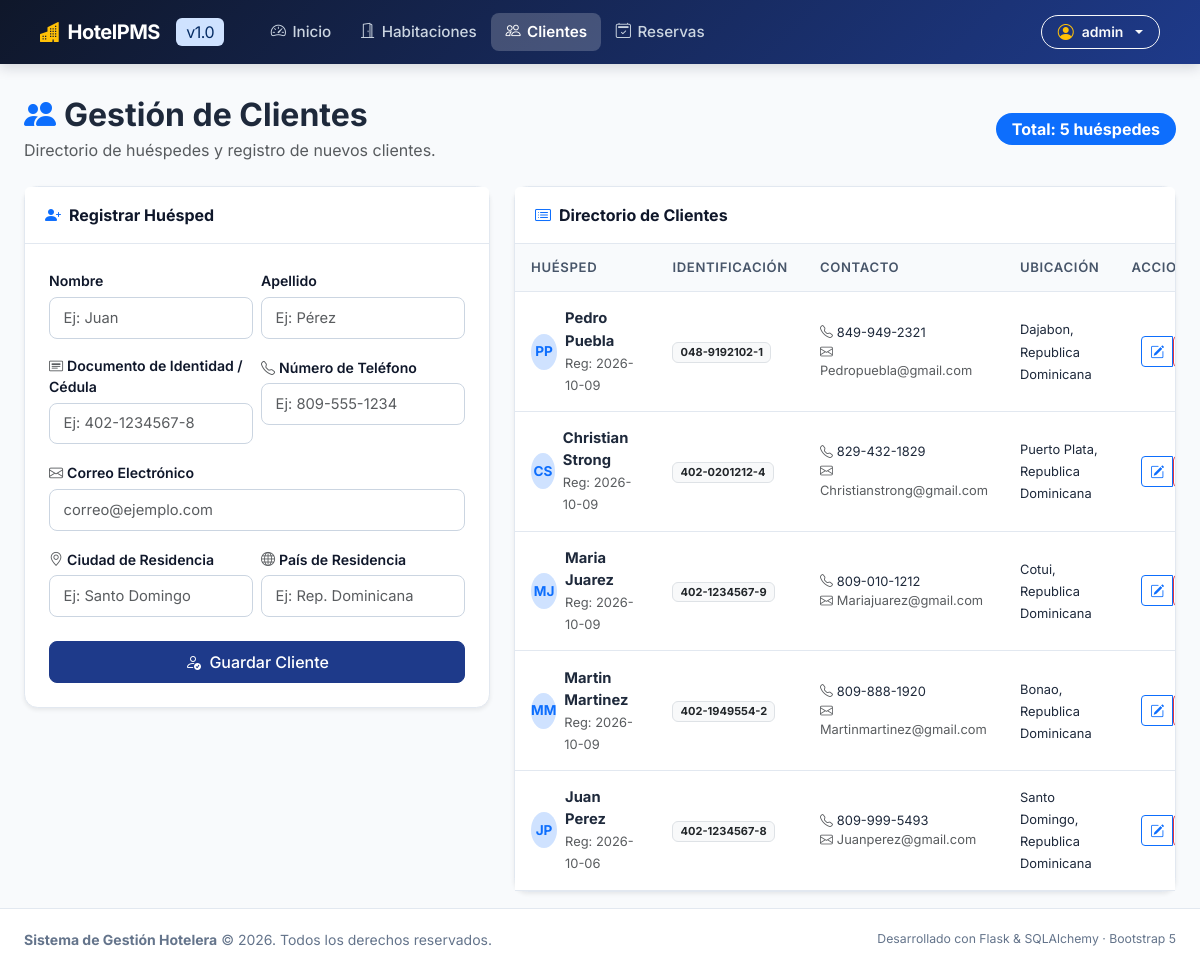
Screenshot of /clientes (signed in) with the database file from the repository.
### app/models.py (models this page shows, shortened)
class Usuario(database.Model, UserMixin):
    __tablename__ = "usuarios"
    id: Mapped[int] = mapped_column(primary_key=True)
    username: Mapped[str] = mapped_column(String(50), unique=True, index=True)
    email: Mapped[str] = mapped_column(String(120), unique=True, index=True)
    password_hash: Mapped[str] = mapped_column(String(255))
    nombre_completo: Mapped[str | None] = mapped_column(String(100), default=None)
    rol: Mapped[str] = mapped_column(String(20), default="admin")
    fecha_creacion: Mapped[date] = mapped_column(default=date.today)

class Cliente(database.Model):
    __tablename__ = "clientes"
    id: Mapped[int] = mapped_column(primary_key=True)
    nombre: Mapped[str] = mapped_column(String(60))
    apellido: Mapped[str] = mapped_column(String(60))
    id_documento: Mapped[str] = mapped_column(String(30), unique=True)
    telefono: Mapped[str] = mapped_column(String(25))
    correo: Mapped[str] = mapped_column(String(120), unique=True)
    ciudad_residencia: Mapped[str | None] = mapped_column(String(80), nullable=True)
    pais_residencia: Mapped[str | None] = mapped_column(String(80), nullable=True)
    fecha_registro: Mapped[date] = mapped_column(default=date.today)

### app/routes.py (the view, shortened to what this page needs)
@aplicacion.route("/clientes", methods=["GET", "POST"])
@login_required
def clientes():
    formulario = ClienteForm()
    lista_clientes = Cliente.query.order_by(Cliente.id.desc()).all()
    return render_template("clientes.html", formulario=formulario, clientes=lista_clientes)

### app/templates/clientes.html (shortened to what this page needs)
{% extends "base.html" %}
{% block content %}
<div class="row mb-4 align-items-center">
    <div class="col-md-8">
        <h2 class="fw-bold mb-1">
            <i class="bi bi-people-fill text-primary me-2"></i>Gestión de Clientes
        </h2>
        <p class="text-muted mb-0">Directorio de huéspedes y registro de nuevos clientes.</p>
    </div>
    <div class="col-md-4 text-md-end mt-3 mt-md-0">
        <span class="badge bg-primary fs-6 px-3 py-2 rounded-pill">
            Total: {{ clientes|length }} huéspedes
        </span>
    </div>
</div>
<div class="row g-4">
    <div class="col-lg-5">
        <div class="card card-hotel shadow-sm">
            <div class="card-header bg-white">
                <span class="fw-bold d-flex align-items-center gap-2">
                    <i class="bi bi-person-plus-fill text-primary"></i>
                    <span>Registrar Huésped</span>
                </span>
            </div>
            <div class="card-body p-4">
                <form method="POST" novalidate>
                    <div class="row g-2 mb-3">
                        <div class="col-sm-6">
                            <label class="form-label" for="{{ formulario.nombre.id }}">
                                {{ formulario.nombre.label.text }}
                            </label>
                            {{ formulario.nombre(class="form-control" + (" is-invalid" if formulario.nombre.errors else ""), placeholder="Ej: Juan") }}
                        </div>
                        <div class="col-sm-6">
                            <label class="form-label" for="{{ formulario.apellido.id }}">
                                {{ formulario.apellido.label.text }}
                            </label>
                            {{ formulario.apellido(class="form-control" + (" is-invalid" if formulario.apellido.errors else ""), placeholder="Ej: Pérez") }}
                        </div>
                    </div>
                    <div class="row g-2 mb-3">
                        <div class="col-sm-6">
                            <label class="form-label" for="{{ formulario.id_documento.id }}">
                                <i class="bi bi-card-heading text-muted me-1"></i>{{ formulario.id_documento.label.text }}
                            </label>
                            {{ formulario.id_documento(class="form-control" + (" is-invalid" if formulario.id_documento.errors else ""), placeholder="Ej: 402-1234567-8") }}
                        </div>
                        <div class="col-sm-6">
                            <label class="form-label" for="{{ formulario.telefono.id }}">
                                <i class="bi bi-telephone text-muted me-1"></i>{{ formulario.telefono.label.text }}
                            </label>
                            {{ formulario.telefono(class="form-control" + (" is-invalid" if formulario.telefono.errors else ""), placeholder="Ej: 809-555-1234") }}
                        </div>
                    </div>
                    <div class="mb-3">
                        <label class="form-label" for="{{ formulario.correo.id }}">
                            <i class="bi bi-envelope text-muted me-1"></i>{{ formulario.correo.label.text }}
                        </label>
                        {{ formulario.correo(class="form-control" + (" is-invalid" if formulario.correo.errors else ""), placeholder="correo@ejemplo.com", type="email") }}
                    </div>
                    <div class="row g-2 mb-4">
                        <div class="col-sm-6">
                            <label class="form-label" for="{{ formulario.ciudad_residencia.id }}">
                                <i class="bi bi-geo-alt text-muted me-1"></i>{{ formulario.ciudad_residencia.label.text }}
                            </label>
                            {{ formulario.ciudad_residencia(class="form-control" + (" is-invalid" if formulario.ciudad_residencia.errors else ""), placeholder="Ej: Santo Domingo") }}
                        </div>
                        <div class="col-sm-6">
                            <label class="form-label" for="{{ formulario.pais_residencia.id }}">
                                <i class="bi bi-globe text-muted me-1"></i>{{ formulario.pais_residencia.label.text }}
                            </label>
                            {{ formulario.pais_residencia(class="form-control" + (" is-invalid" if formulario.pais_residencia.errors else ""), placeholder="Ej: Rep. Dominicana") }}
                        </div>
                    </div>
                    <div class="d-grid">
                        <button type="submit" class="btn btn-hotel-primary">
                            <i class="bi bi-person-check me-1"></i> Guardar Cliente
                        </button>
                    </div>
                </form>
            </div>
        </div>
    </div>
    <div class="col-lg-7">
        <div class="card card-hotel shadow-sm">
            <div class="card-header bg-white">
                <span class="fw-bold d-flex align-items-center gap-2">
                    <i class="bi bi-card-list text-primary"></i>
                    <span>Directorio de Clientes</span>
                </span>
            </div>
            <div class="card-body p-0">
                <div class="table-responsive">
                    <table class="table table-hotel align-middle mb-0">
                        <thead>
                            <tr>
                                <th>Huésped</th>
                                <th>Identificación</th>
                                <th>Contacto</th>
                                <th>Ubicación</th>
                                <th class="text-end">Acciones</th>
                            </tr>
                        </thead>
                        <tbody>
                            {% if clientes %}
                                {% for cliente in clientes %}
                                <tr>
                                    <td>
                                        <div class="d-flex align-items-center">
                                            <div class="rounded-circle bg-primary-subtle text-primary fw-bold d-flex align-items-center justify-content-center me-2" style="width: 36px; height: 36px; font-size: 0.85rem;">
                                                {{ cliente.nombre[:1] }}{{ cliente.apellido[:1] }}
                                            </div>
                                            <div>
                                                <div class="fw-bold">{{ cliente.nombre }} {{ cliente.apellido }}</div>
                                                <span class="small text-muted">Reg: {{ cliente.fecha_registro }}</span>
                                            </div>
                                        </div>
                                    </td>
                                    <td>
                                        <span class="badge bg-light text-dark border">
                                            {{ cliente.id_documento }}
                                        </span>
                                    </td>
                                    <td>
                                        <div class="small">
                                            <i class="bi bi-telephone text-muted me-1"></i>{{ cliente.telefono }}
                                        </div>
                                        <div class="small text-muted">
                                            <i class="bi bi-envelope text-muted me-1"></i>{{ cliente.correo }}
                                        </div>
                                    </td>
                                    <td>
                                        <span class="small">
                                            {{ cliente.ciudad_residencia or 'N/D' }}, {{ cliente.pais_residencia or '' }}
                                        </span>
                                    </td>
                                    <td class="text-end">
                                        <div class="btn-group" role="group">
                                            <a href="{{ url_for('editar_cliente', id=cliente.id) }}" class="btn btn-outline-primary btn-sm" title="Editar">
                                                <i class="bi bi-pencil-square"></i>
                                            </a>
                                        </div>
                                    </td>
                                </tr>
                                {% endfor %}
                            {% endif %}
                        </tbody>
                    </table>
                </div>
            </div>
        </div>
    </div>
</div>
{% endblock %}

### app/templates/base.html (shortened to what this page needs)
<!DOCTYPE html>
<html lang="es">
<head>
    <link href="https://cdn.jsdelivr.net/npm/bootstrap@5.3.3/dist/css/bootstrap.min.css" rel="stylesheet">
    <link rel="stylesheet" href="https://cdn.jsdelivr.net/npm/bootstrap-icons@1.11.3/font/bootstrap-icons.min.css">
    <link rel="stylesheet" href="{{ url_for('static', filename='style.css') }}">
</head>
<body>
    <nav class="navbar navbar-expand-lg navbar-dark navbar-hotel sticky-top">
        <div class="container-fluid px-lg-4">
            <a class="navbar-brand" href="{{ url_for('inicio') }}">
                <i class="bi bi-buildings-fill text-warning"></i>
                <span>HotelPMS</span>
                <span class="badge bg-primary-subtle text-primary-emphasis ms-2 fs-6 fw-normal d-none d-sm-inline">v1.0</span>
            </a>
            <div class="collapse navbar-collapse" id="navMenu">
                <ul class="navbar-nav me-auto mb-2 mb-lg-0 ms-lg-3">
                    <li class="nav-item">
                        <a class="nav-link {% if request.endpoint == 'inicio' %}active{% endif %}" href="{{ url_for('inicio') }}">
                            <i class="bi bi-speedometer2"></i> Inicio
                        </a>
                    </li>
                    <li class="nav-item">
                        <a class="nav-link {% if request.endpoint and 'habitacion' in request.endpoint %}active{% endif %}" href="{{ url_for('habitaciones') }}">
                            <i class="bi bi-door-open"></i> Habitaciones
                        </a>
                    </li>
                    <li class="nav-item">
                        <a class="nav-link {% if request.endpoint and 'cliente' in request.endpoint %}active{% endif %}" href="{{ url_for('clientes') }}">
                            <i class="bi bi-people"></i> Clientes
                        </a>
                    </li>
                    <li class="nav-item">
                        <a class="nav-link {% if request.endpoint and 'reserva' in request.endpoint %}active{% endif %}" href="{{ url_for('reservas') }}">
                            <i class="bi bi-calendar2-check"></i> Reservas
                        </a>
                    </li>
                </ul>
                <div class="d-flex align-items-center gap-2">
                    {% if current_user.is_authenticated %}
                        <div class="dropdown">
                            <button class="btn btn-sm btn-outline-light dropdown-toggle d-flex align-items-center gap-2 py-1 px-3 rounded-pill" type="button" data-bs-toggle="dropdown" aria-expanded="false">
                                <i class="bi bi-person-circle text-warning fs-6"></i>
                                <span class="fw-semibold">{{ current_user.username }}</span>
                            </button>
                        </div>
                    {% endif %}
                </div>
            </div>
        </div>
    </nav>
    <main class="container-fluid px-lg-4 my-3 flex-grow-1">
        {% block content %}{% endblock %}
    </main>
    <footer class="footer-hotel">
        <div class="container-fluid px-lg-4 d-flex flex-column flex-sm-row justify-content-between align-items-center gap-2">
            <div>
                <strong>Sistema de Gestión Hotelera</strong> &copy; 2026. Todos los derechos reservados.
            </div>
            <div class="small">
                Desarrollado con Flask & SQLAlchemy &middot; Bootstrap 5
            </div>
        </div>
    </footer>
</body>
</html>

### rows the page displays
Usuario: username "admin"
Cliente: nombre "P", apellido "P", nombre "Pedro", apellido "Puebla", fecha_registro "2026-10-09", id_documento "048-9192102-1", telefono "849-949-2321", correo "Pedropuebla@gmail.com", ciudad_residencia "Dajabon", pais_residencia "Republica Dominicana"
Cliente: nombre "C", apellido "S", nombre "Christian", apellido "Strong", fecha_registro "2026-10-09", id_documento "402-0201212-4", telefono "829-432-1829", correo "Christianstrong@gmail.com", ciudad_residencia "Puerto Plata", pais_residencia "Republica Dominicana"
Cliente: nombre "M", apellido "J", nombre "Maria", apellido "Juarez", fecha_registro "2026-10-09", id_documento "402-1234567-9", telefono "809-010-1212", correo "Mariajuarez@gmail.com", ciudad_residencia "Cotui", pais_residencia "Republica Dominicana"
Cliente: nombre "M", apellido "M", nombre "Martin", apellido "Martinez", fecha_registro "2026-10-09", id_documento "402-1949554-2", telefono "809-888-1920", correo "Martinmartinez@gmail.com", ciudad_residencia "Bonao", pais_residencia "Republica Dominicana"
Cliente: nombre "J", apellido "P", nombre "Juan", apellido "Perez", fecha_registro "2026-10-06", id_documento "402-1234567-8", telefono "809-999-5493", correo "Juanperez@gmail.com", ciudad_residencia "Santo Domingo", pais_residencia "Republica Dominicana"

### other values shown
{{ clientes|length }} "5"
